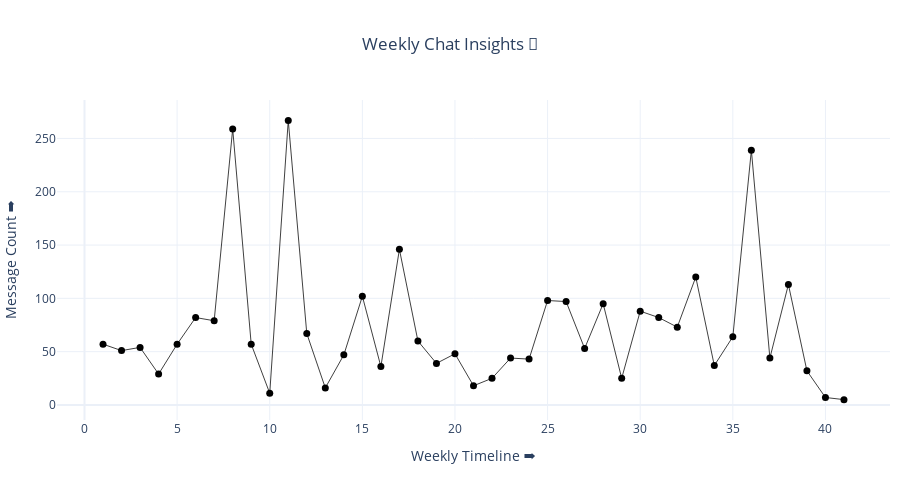

The notebook cell saved with this chart:
### Code cell
fig = go.Figure(data = go.Scatter
    (
        x = np.arange(1, len(weekly_chat_count) + 1),
        y = weekly_chat_count,
        name = "Weekly Chat Insights",
        mode='lines+markers',
        marker=dict(size=7, color='black'),
        line=dict(width=0.75),
        hovertemplate="%{y} chats: week %{x}"
    )
)

fig.update_layout(
  height=500, 
  width=900,
  xaxis_title="Weekly Timeline ➡️",
  yaxis_title="Message Count ➡️",
  title="Weekly Chat Insights 📅",
  title_x=0.5,
  template="plotly_white",
  margin = dict(l=10, r=10)
)
fig.show()

### Figure 1 — Plotly figure (JSON) as saved in the notebook; plotly's stock layout.template omitted (floating-point values rounded to 4 significant figures)
{"data": [{"hovertemplate": "%{y} chats: week %{x}", "line": {"width": 0.75}, "marker": {"color": "black", "size": 7}, "mode": "lines+markers", "name": "Weekly Chat Insights", "type": "scatter", "x": [1, 2, 3, 4, 5, 6, 7, 8, 9, 10, 11, 12, 13, 14, 15, 16, 17, 18, 19, 20, 21, 22, 23, 24, 25, 26, 27, 28, 29, 30, 31, 32, 33, 34, 35, 36, 37, 38, 39, 40, 41], "y": [57, 51, 54, 29, 57, 82, 79, 259, 57, 11, 267, 67, 16, 47, 102, 36, 146, 60, 39, 48, 18, 25, 44, 43, 98, 97, 53, 95, 25, 88, 82, 73, 120, 37, 64, 239, 44, 113, 32, 7, 5]}], "layout": {"height": 500, "margin": {"l": 10, "r": 10}, "title": {"text": "Weekly Chat Insights 📅", "x": 0.5}, "width": 900, "xaxis": {"title": {"text": "Weekly Timeline ➡️"}}, "yaxis": {"title": {"text": "Message Count ➡️"}}}}
